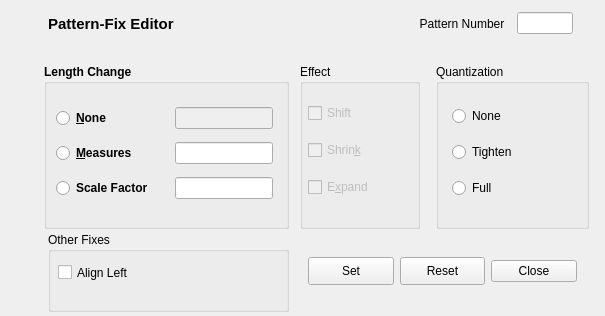
<?xml version="1.0" encoding="UTF-8"?>
<ui version="4.0">
 <class>qpatternfix</class>
 <widget class="QFrame" name="qpatternfix">
  <property name="geometry">
   <rect>
    <x>0</x>
    <y>0</y>
    <width>605</width>
    <height>316</height>
   </rect>
  </property>
  <property name="windowTitle">
   <string>Frame</string>
  </property>
  <widget class="QWidget" name="horizontalLayoutWidget">
   <property name="geometry">
    <rect>
     <x>48</x>
     <y>8</y>
     <width>525</width>
     <height>31</height>
    </rect>
   </property>
   <layout class="QHBoxLayout" name="horizontalLayout">
    <item>
     <widget class="QLabel" name="label_fix_main">
      <property name="font">
       <font>
        <pointsize>11</pointsize>
        <weight>75</weight>
        <bold>true</bold>
       </font>
      </property>
      <property name="text">
       <string>Pattern-Fix Editor</string>
      </property>
     </widget>
    </item>
    <item>
     <widget class="QLabel" name="label_pattern_no">
      <property name="text">
       <string>Pattern Number  </string>
      </property>
      <property name="alignment">
       <set>Qt::AlignRight|Qt::AlignTrailing|Qt::AlignVCenter</set>
      </property>
     </widget>
    </item>
    <item>
     <widget class="QLineEdit" name="line_edit_pattern">
      <property name="maximumSize">
       <size>
        <width>56</width>
        <height>16777215</height>
       </size>
      </property>
     </widget>
    </item>
   </layout>
  </widget>
  <widget class="QGroupBox" name="group_box_length">
   <property name="geometry">
    <rect>
     <x>44</x>
     <y>64</y>
     <width>245</width>
     <height>165</height>
    </rect>
   </property>
   <property name="font">
    <font>
     <weight>75</weight>
     <bold>true</bold>
    </font>
   </property>
   <property name="title">
    <string>Length Change</string>
   </property>
   <widget class="QWidget" name="layoutWidgetLength">
    <property name="geometry">
     <rect>
      <x>12</x>
      <y>36</y>
      <width>217</width>
      <height>109</height>
     </rect>
    </property>
    <layout class="QGridLayout" name="gridLayout">
     <property name="horizontalSpacing">
      <number>22</number>
     </property>
     <item row="0" column="0">
      <widget class="QRadioButton" name="btn_change_none">
       <property name="text">
        <string>&amp;None</string>
       </property>
      </widget>
     </item>
     <item row="0" column="1">
      <widget class="QLineEdit" name="line_edit_none">
       <property name="enabled">
        <bool>false</bool>
       </property>
      </widget>
     </item>
     <item row="1" column="0">
      <widget class="QRadioButton" name="btn_change_pick">
       <property name="text">
        <string>&amp;Measures</string>
       </property>
      </widget>
     </item>
     <item row="1" column="1">
      <widget class="QLineEdit" name="line_edit_pick"/>
     </item>
     <item row="2" column="0">
      <widget class="QRadioButton" name="btn_change_scale">
       <property name="text">
        <string>Scale Factor</string>
       </property>
      </widget>
     </item>
     <item row="2" column="1">
      <widget class="QLineEdit" name="line_edit_scale"/>
     </item>
    </layout>
   </widget>
  </widget>
  <widget class="QGroupBox" name="group_box_quantize">
   <property name="geometry">
    <rect>
     <x>436</x>
     <y>64</y>
     <width>153</width>
     <height>165</height>
    </rect>
   </property>
   <property name="title">
    <string>Quantization</string>
   </property>
   <widget class="QWidget" name="layoutWidgetQuan">
    <property name="geometry">
     <rect>
      <x>16</x>
      <y>32</y>
      <width>121</width>
      <height>113</height>
     </rect>
    </property>
    <layout class="QVBoxLayout" name="verticalLayout">
     <item>
      <widget class="QRadioButton" name="btn_quan_none">
       <property name="text">
        <string>None</string>
       </property>
      </widget>
     </item>
     <item>
      <widget class="QRadioButton" name="btn_quan_tighten">
       <property name="text">
        <string>Tighten</string>
       </property>
      </widget>
     </item>
     <item>
      <widget class="QRadioButton" name="btn_quan_full">
       <property name="text">
        <string>Full</string>
       </property>
      </widget>
     </item>
    </layout>
   </widget>
  </widget>
  <widget class="QGroupBox" name="group_box_effect">
   <property name="geometry">
    <rect>
     <x>300</x>
     <y>64</y>
     <width>120</width>
     <height>165</height>
    </rect>
   </property>
   <property name="title">
    <string>Effect</string>
   </property>
   <widget class="QWidget" name="layoutWidgetEffect">
    <property name="geometry">
     <rect>
      <x>8</x>
      <y>28</y>
      <width>101</width>
      <height>117</height>
     </rect>
    </property>
    <layout class="QVBoxLayout" name="verticalLayout_2">
     <item>
      <widget class="QCheckBox" name="btn_effect_shift">
       <property name="enabled">
        <bool>false</bool>
       </property>
       <property name="text">
        <string>Shift</string>
       </property>
      </widget>
     </item>
     <item>
      <widget class="QCheckBox" name="btn_effect_shrink">
       <property name="enabled">
        <bool>false</bool>
       </property>
       <property name="text">
        <string>Shrin&amp;k</string>
       </property>
      </widget>
     </item>
     <item>
      <widget class="QCheckBox" name="btn_effect_expand">
       <property name="enabled">
        <bool>false</bool>
       </property>
       <property name="text">
        <string>E&amp;xpand</string>
       </property>
      </widget>
     </item>
    </layout>
   </widget>
  </widget>
  <widget class="QGroupBox" name="group_box_other">
   <property name="geometry">
    <rect>
     <x>48</x>
     <y>232</y>
     <width>241</width>
     <height>80</height>
    </rect>
   </property>
   <property name="title">
    <string>Other Fixes</string>
   </property>
   <widget class="QCheckBox" name="btn_align_left">
    <property name="geometry">
     <rect>
      <x>10</x>
      <y>30</y>
      <width>149</width>
      <height>21</height>
     </rect>
    </property>
    <property name="text">
     <string>Align Left</string>
    </property>
   </widget>
  </widget>
  <widget class="QWidget" name="layoutWidgetAlignLeft">
   <property name="geometry">
    <rect>
     <x>308</x>
     <y>256</y>
     <width>269</width>
     <height>31</height>
    </rect>
   </property>
   <layout class="QHBoxLayout" name="horizontalLayout_2">
    <item>
     <widget class="QPushButton" name="btn_set">
      <property name="minimumSize">
       <size>
        <width>0</width>
        <height>28</height>
       </size>
      </property>
      <property name="text">
       <string>Set</string>
      </property>
     </widget>
    </item>
    <item>
     <widget class="QPushButton" name="btn_reset">
      <property name="minimumSize">
       <size>
        <width>0</width>
        <height>28</height>
       </size>
      </property>
      <property name="text">
       <string>Reset</string>
      </property>
     </widget>
    </item>
    <item>
     <widget class="QPushButton" name="btn_close">
      <property name="minimumSize">
       <size>
        <width>28</width>
        <height>0</height>
       </size>
      </property>
      <property name="text">
       <string>Close</string>
      </property>
     </widget>
    </item>
   </layout>
  </widget>
 </widget>
 <resources/>
 <connections/>
</ui>
